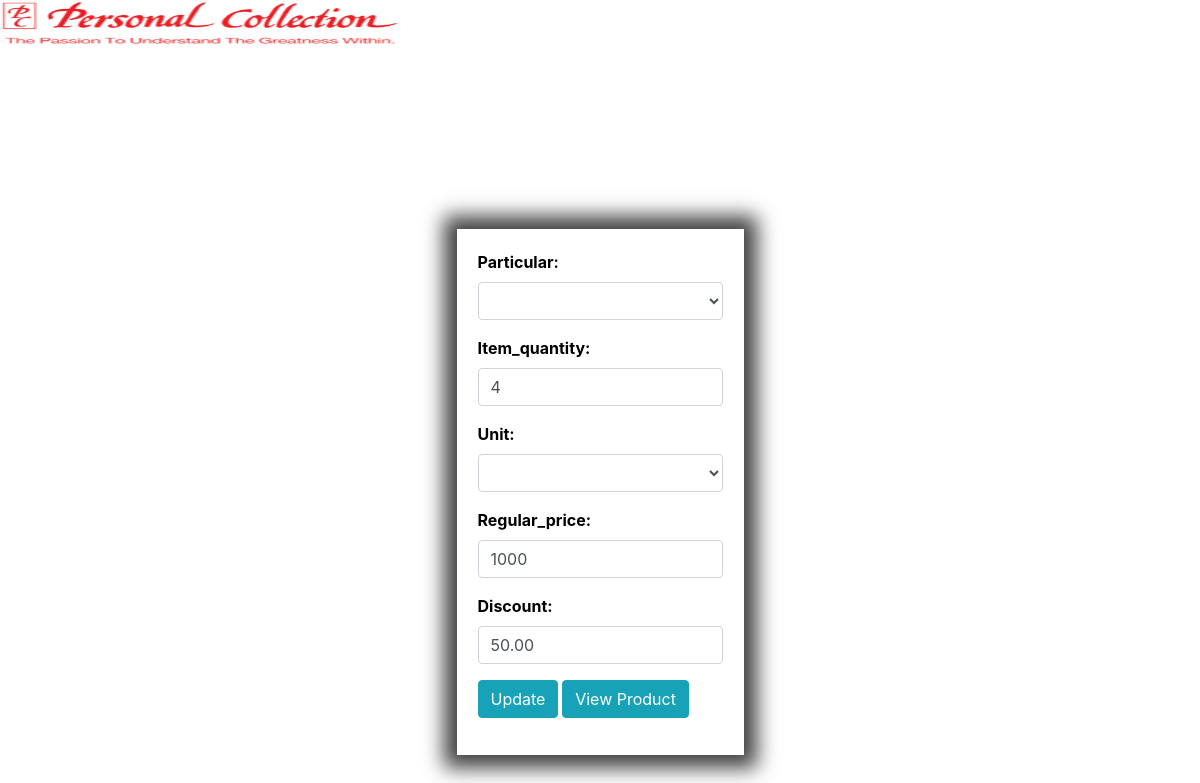
Screenshot of /index4.php?edit=5 (signed in) with the database file from the repository.
### tables this page shows
CREATE TABLE `product` (
  `product_id` int(100) NOT NULL,
  `userid` int(100) DEFAULT NULL,
  `particular` varchar(100) DEFAULT NULL,
  `item_quantity` int(100) DEFAULT NULL,
  `unit` varchar(100) DEFAULT NULL,
  `regular_price` int(100) DEFAULT NULL,
  `discount` decimal(10,2) DEFAULT NULL
);

### process2.php (called while the page is built, shortened)
<?php
$mysqli = new mysqli('localhost','root','','registration') or die(mysqli_error($mysqli));
if(isset($_GET['edit'])){
	$id = $_GET['edit'];
	$update =true;
	$result = $mysqli->query("SELECT * FROM product WHERE product_id=$id") or die($mysqli->error);
	if(@count($result)==1){
		$row=$result->fetch_array();
		$particular = $row['particular'];
		$item_quantity = $row['item_quantity'];
		$unit = $row['unit'];
		$regular_price = $row['regular_price'];
		$discount = $row['discount'];
	}
}
?>

### index4.php (the view, shortened to what this page needs)
<?php include('process2.php');?>
<!DOCTYPE html>
<html>
<head>
	<link rel="stylesheet" type="text/css"	href="style.css">
	<link rel="stylesheet" href="bootstrap/css/bootstrap.min.css">
</head>
<body>
<img src="pcs.jpg" alt="Trulli" width="400" height="45">
<div id="main">
<br>
	<section class="main">
    <div class="row justify-content-center">
	<div class="col-sm-4">
	<div class="row justify-content-center">
	<form action="process2.php" method="POST">
		<div class="form-group"><b>
		<font color="black"><label for="exampleInputEmail1">Particular:</label>
			<select name="particular" input type="text" name="particular" class="form-control" value="<?php echo $particular;?>"placeholder="particular" required>
			<option value=""></option>
			<option value="lotion">lotion</option>
			</select>
		</div>
		<div class="form-group">
		<font color="black"><label for="exampleInputEmail1">Item_quantity:</label>
			<input type="text" name="item_quantity" class="form-control" value="<?php echo $item_quantity;?>"placeholder="item_quantity" required>
		</div>
		<div class="form-group">
		<font color="black"><label for="exampleInputEmail1">Unit:</label>
			<select name="unit" input type="text" name="unit" class="form-control" value="<?php echo $unit;?>"placeholder="unit" required>
			<option value=""></option>
			<option value="liter">liters</option>
			</select>
		</div>
		<div class="form-group">
		<font color="black"><label for="exampleInputEmail1">Regular_price:</label>
			<input type="text" name="regular_price" class="form-control" value="<?php echo $regular_price;?>"placeholder="regular_price" required>
		</div>
		<div class="form-group">
		<font color="black"><label for="exampleInputEmail1">Discount:</label>
			<input type="text" name="discount" class="form-control" value="<?php echo $discount;?>"placeholder="discount" required>
		</div>
		<div class="form-group">
		<?php
			if($update==true):
		?>
		<button type="submit" class="btn btn-info" name="update">Update</button>
		<a href="product.php"class="btn btn-info">View Product</a>
		<?php else: ?>
			<button type="submit" class="btn btn-primary" name="save">Save</button>
			<a href="product.php"class="btn btn-primary">View Product</a>
		<?php endif;?>
		</div>
	</form>
	</div>
<br>
</body>
</html>

### style.css (style rules this page uses)
* { margin: 0px; padding: 0px; }
body { font-size: 120%; height: 1000px; background-image: url(.png); background-position: center; background-repeat:no-repeat; background-size:100% 900px; }
form, .label { color:black; }
form, .content { width: 70%; margin: 50px auto; border:1px solid #fff; padding:50px 60px; margin-top:20vh; -webkit-box-shadow: 0px 0px 19px 13px rgba(0,0,0,0.75); -moz-box-shadow: 0px 0px 19px 13px rgba(0,0,0,0.75); box-shadow: 0px 0px 19px 13px rgba(0,0,0,0.75); position: relative; padding: 20px; }
.btn { padding: 10px; font-size: 15px; color: white; background: #5F9EA0; border: 10px solid; border-radius: 8px; }

### rows the page displays
product: item_quantity "4", regular_price "1000", discount "50.00"
